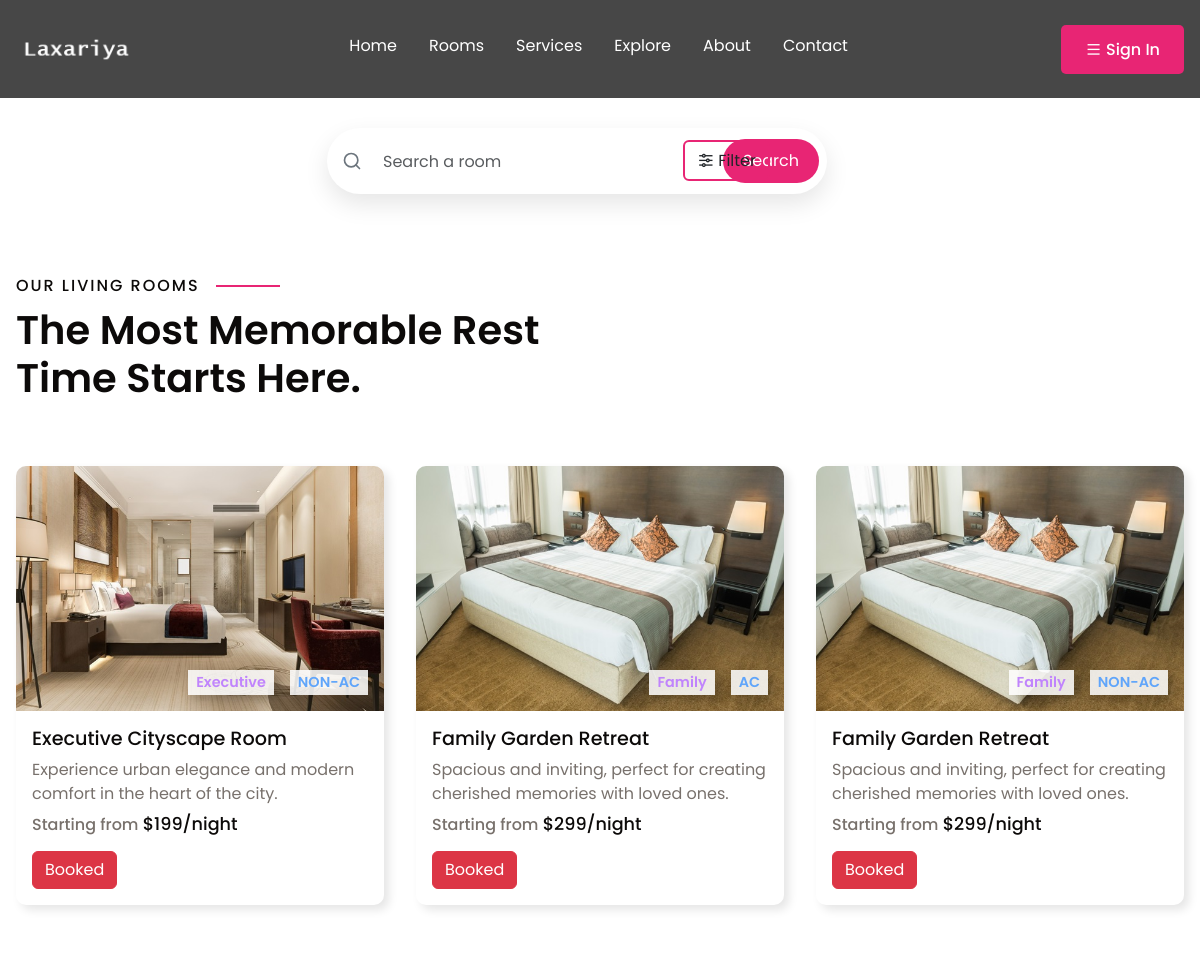
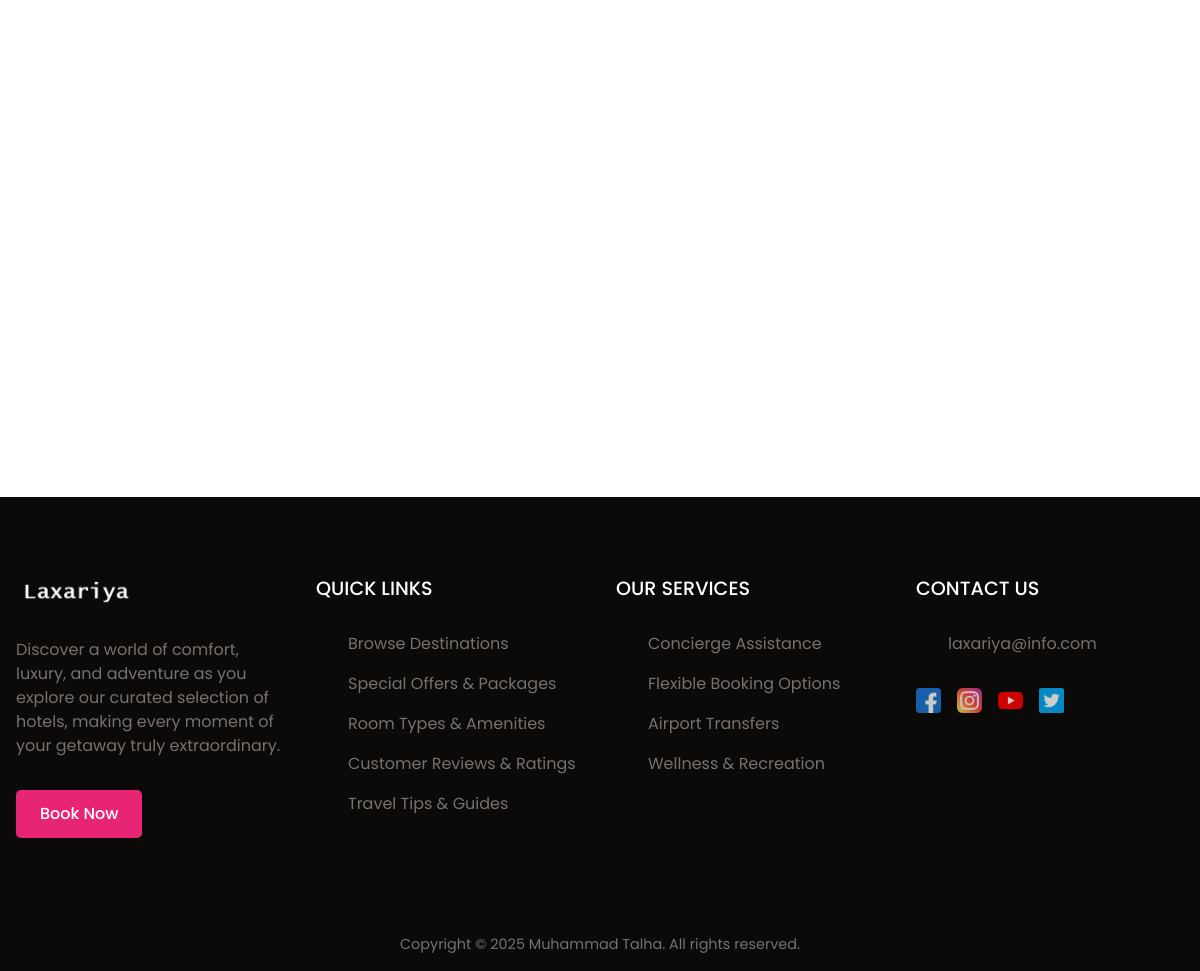
The page /rooms.php on the database its author committed (2 pictures, top to bottom).
### tables this page shows
CREATE TABLE `room_info` (
  `room_id` int(11) NOT NULL,
  `room_name` varchar(100) NOT NULL,
  `room_desc` text NOT NULL,
  `room_price` int(11) NOT NULL,
  `room_catagory` varchar(100) NOT NULL,
  `room_condition` varchar(40) NOT NULL,
  `room_image` varchar(2000) NOT NULL,
  `room_status` varchar(150) NOT NULL
);

### rooms.php (the view, shortened to what this page needs)
<?php
  include("connection.php");
  $flag = false;
  if( isset(   $_GET['ac'],$_GET['catagories']    ) ){
    $catagories = $_GET['catagories'];
    $ac = $_GET['ac'];
    $cat = "";
    foreach($catagories as $c){
        $cat .= "'$c',";
    }
    $cat = rtrim($cat,',');
    $query = "SELECT * FROM room_info where room_catagory in($cat) and room_condition = '$ac'";
}
else if( isset(   $_GET['ac']   ) ){
    $ac = $_GET['ac'];
    $query = "SELECT * FROM room_info where  room_condition = '$ac'";
}
else if( isset(  $_GET['search']   ) ){
    $search = $_GET['search'];
    $query = "SELECT * FROM room_info WHERE room_name LIKE '%$search%'";
}
else{
    $query = "select * from room_info";
}
$data = mysqli_query($conn,$query);
?>
<!DOCTYPE html>
<html lang="en">
<head>
  <link href="https://cdnjs.cloudflare.com/ajax/libs/bootstrap/5.3.0/css/bootstrap.min.css" rel="stylesheet">
  <link href="https://cdn.jsdelivr.net/npm/remixicon@4.0.0/fonts/remixicon.css" rel="stylesheet" />
  <link rel="stylesheet" href="style.css" />
</head>
<body>
  <div class="newheader">
    <nav class="newnav">
      <div class="nav__bar">
        <div class="logo">
          <a href="index.html"><img src="assets/laxariya.png" alt="logo" /></a>
        </div>
      </div>
      <ul class="nav__links " id="nav-links" style="margin-top: 10px;">
        <li><a href="index.php">Home</a></li>
        <li><a href="rooms.php">Rooms</a></li>
        <li><a href="index.php#service">Services</a></li>
        <li><a href="index.php#explore">Explore</a></li>
        <li><a href="About.php">About</a></li>
        <li><a href="contact.php">Contact</a></li>
      </ul>
      <button class="bttn nav__btn"> <i class="ri-menu-line"></i>  <?php if($flag)echo"$button_name"; else echo"Sign In"; ?></button>
    </nav>
  </div>
  <div class="container">
    <div class="row justify-content-center">
      <div class="col-12 col-md-8 col-lg-6">
        <div class="search-container position-relative">
          <form class="d-flex align-items-center" action = "rooms.php" method="get">
            <svg xmlns="http://www.w3.org/2000/svg" width="20" height="20" viewBox="0 0 24 24" fill="none"
              stroke="currentColor" stroke-width="2" stroke-linecap="round" stroke-linejoin="round"
              class="search-icon feather feather-search">
              <circle cx="11" cy="11" r="8"></circle>
              <line x1="21" y1="21" x2="16.65" y2="16.65"></line>
            </svg>
            <input class="form-control search-input ps-5" type="search" name = "search" placeholder="Search a room" aria-label="Search">
            <button class="btn btn-search ms-2" type="submit">Search</button>
          </form>
        </div>
      </div>
    </div>
  </div>
  <button class="btn filter ms-2" onclick="show_filters()"><i class="ri-equalizer-line"></i>&nbsp;Filter</button>
  <?php
              if(mysqli_num_rows($data)>0){
                            echo"
                  <section class='section__container room__container'>
                  <p class='section__subheader'>OUR LIVING ROOMS</p>
                  <h2 class='section__header'>The Most Memorable Rest Time Starts Here.</h2>
                  <div class='room__grid'>"; }
              else {
                echo"
                     <section class='section__container room__container'>
                          <h2 class='section__header' style = 'margin-left: 200px;'>Sorry! No Rooms Available</h2>
                    </section>
              ";
              };
              while($row = mysqli_fetch_assoc($data)){
                echo"
                    <div class='room__card'>
                      <div class='room__card__image'>
                        <img src=".$row['room_image']."alt='room' />
                        <div class='room__card__icons'>
                          <span><i >".$row['room_catagory']."</i></span>
                          <span><i >".$row['room_condition']."</i></span>
                        </div>
                      </div>
                      <div class='room__card__details'>
                        <h4>".$row['room_name']."</h4>
                        <p>"
                          .$row['room_desc'].
                        "</p>
                        <h5>Starting from <span>$".$row['room_price']."/night</span></h5>
                        ";
                        if($row['room_status']=="Booked"){
                          echo" <button class='btn btn-danger' >".$row['room_status']."</button>";
                        }
                        else{
                          echo"<button onclick='book_room(".(int)$row['room_id'].",".$flag.")' class='bttn'>Book Now</button>" ; }
                       echo"
                      </div>
                    </div>
              ";
              };
      echo"</div>
    </section>";
      ?>
  <footer class="footer" id="contact">
    <div class="section__container footer__container">
      <div class="footer__col">
        <div class="logo">
          <a href="#home"><img src="assets/laxariya.png" alt="logo" /></a>
        </div>
        <p class="section__description">
          Discover a world of comfort, luxury, and adventure as you explore
          our curated selection of hotels, making every moment of your getaway
          truly extraordinary.
        </p>
        <button class="bttn">Book Now</button>
      </div>
      <div class="footer__col">
        <h4>QUICK LINKS</h4>
        <ul class="footer__links">
          <li><a href="#">Browse Destinations</a></li>
          <li><a href="#">Special Offers & Packages</a></li>
          <li><a href="#">Room Types & Amenities</a></li>
          <li><a href="#">Customer Reviews & Ratings</a></li>
          <li><a href="#">Travel Tips & Guides</a></li>
        </ul>
      </div>
      <div class="footer__col">
        <h4>OUR SERVICES</h4>
        <ul class="footer__links">
          <li><a href="#">Concierge Assistance</a></li>
          <li><a href="#">Flexible Booking Options</a></li>
          <li><a href="#">Airport Transfers</a></li>
          <li><a href="#">Wellness & Recreation</a></li>
        </ul>
      </div>
      <div class="footer__col">
        <h4>CONTACT US</h4>
        <ul class="footer__links">
          <li><a href="#">laxariya@info.com</a></li>
        </ul>
        <div class="footer__socials">
          <a href="#"><img src="assets/facebook.png" alt="facebook" /></a>
          <a href="#"><img src="assets/instagram.png" alt="instagram" /></a>
          <a href="#"><img src="assets/youtube.png" alt="youtube" /></a>
          <a href="#"><img src="assets/twitter.png" alt="twitter" /></a>
        </div>
      </div>
    </div>
    <div class="footer__bar">
      Copyright © 2025 Muhammad Talha. All rights reserved.
    </div>
  </footer>
</body>
</html>

### rooms.php (style rules this page uses)
.search-container { background-color: white; border-radius: 50px; box-shadow: 0 10px 25px rgba(0, 0, 0, 0.1); padding: 8px; max-width: 500px; width: 100%; transition: all 0.3s ease; }
.form-control.search-input { border: none; background: transparent; padding-left: 20px; font-size: 1rem; height: 50px; }
.btn-search { background-color: var(--primary-color); color: white; border-radius: 50px; padding: 10px 20px; border: none; transition: all 0.3s ease; }
.search-icon { color: #6c757d; position: absolute; left: 15px; top: 50%; transform: translateY(-50%); }
.container { margin-top: 30px; }
.filter { position: absolute; border: 2px solid var(--primary-color); top: 140px; right: 430px; }

### rows shown on the page
room_info: shows a picture, room_catagory "Executive", room_condition "NON-AC", room_name "Executive Cityscape Room", room_desc "Experience urban elegance and modern comfort in the heart of the city.", room_price "199", room_status "Booked"
room_info: room_catagory "Family", room_condition "AC", room_name "Family Garden Retreat", room_desc "Spacious and inviting, perfect for creating cherished memories with loved ones.", room_price "299", room_status "Booked"
room_info: room_catagory "Family", room_condition "NON-AC", room_name "Family Garden Retreat", room_desc "Spacious and inviting, perfect for creating cherished memories with loved ones.", room_price "299", room_status "Booked"
